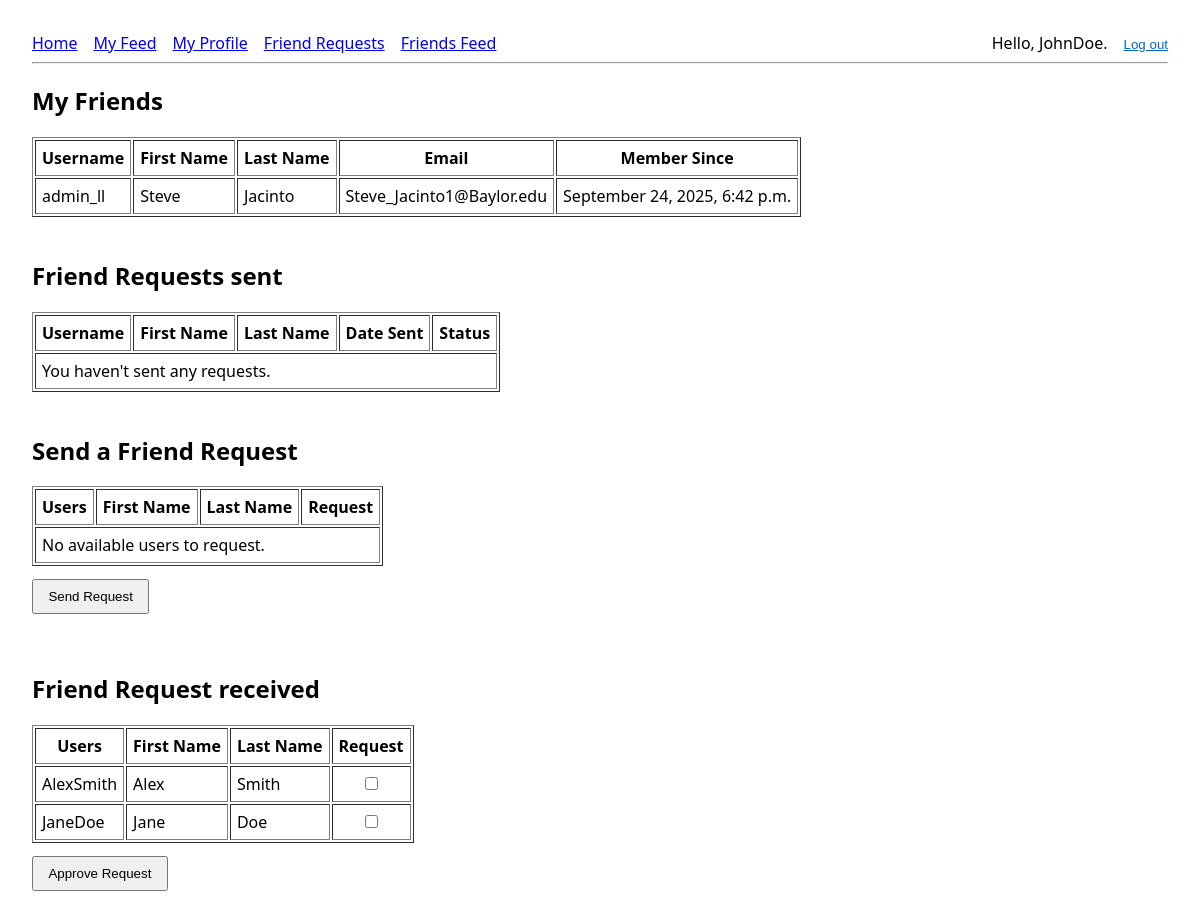
Before: /friend-requests/ (signed in) with the older database file.
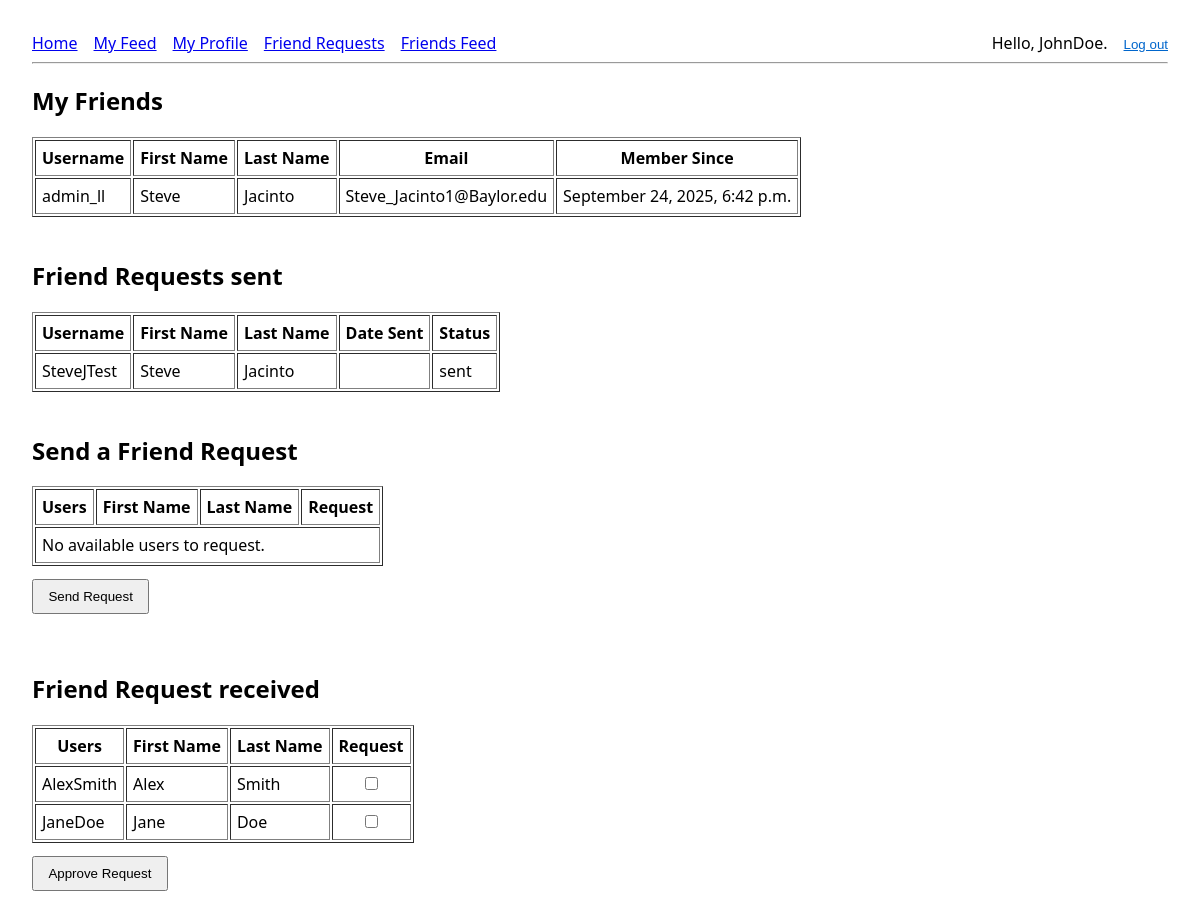
After: the same page with the newer database file.
### feed/models.py (models this page shows, shortened)
class Profile(models.Model):
    first_name = models.CharField(max_length=200, blank=True)
    last_name  = models.CharField(max_length=200, blank=True)
    email      = models.EmailField(max_length=300, blank=True)
    dob        = models.DateField(null=True, blank=True)
    bio        = models.TextField(blank=True)
    user    = models.OneToOneField(User, on_delete=models.CASCADE)
    friends = models.ManyToManyField(User, blank=True, related_name='friends')
    created = models.DateTimeField(auto_now_add=True)
    updated = models.DateTimeField(auto_now=True)

class Relationship(models.Model):
    sender   = models.ForeignKey(Profile, on_delete=models.CASCADE, related_name='sender')
    receiver = models.ForeignKey(Profile, on_delete=models.CASCADE, related_name='receiver')
    status   = models.CharField(max_length=8, choices=STATUS_CHOICES, default='sent')
    created  = models.DateTimeField(auto_now_add=True)
    updated  = models.DateTimeField(auto_now=True)

### feed/views.py (the view)
# urls.py: path("friend-requests/", views.friend_requests, name="friend_requests"),
@login_required
def friend_requests(request):
    _ensure_demo_users()
    me = Profile.objects.get(user=request.user)
    _seed_incoming_requests(me)
    accepted = (
        Relationship.objects.filter(status='accepted')
        .filter(Q(sender=me) | Q(receiver=me))
        .select_related('sender__user', 'receiver__user')
    )
    friends = [r.receiver if r.sender_id == me.id else r.sender for r in accepted]
    sent = Relationship.objects.filter(sender=me, status='sent').select_related('receiver__user')
    received = Relationship.objects.filter(receiver=me, status='sent').select_related('sender__user')
    related_ids = {me.id}
    for r in Relationship.objects.filter(Q(sender=me) | Q(receiver=me)).only('sender_id','receiver_id'):
        related_ids.add(r.sender_id); related_ids.add(r.receiver_id)
    candidates = Profile.objects.select_related('user').exclude(id__in=related_ids)
    return render(request, "feed/friend_requests.html", {
        "me": me,
        "friends": friends,
        "sent": sent,
        "received": received,
        "candidates": candidates,
    })

### feed/views.py (called while the page is built)
def _ensure_demo_users():
    for s in DEMO_USERS:
        u, created = User.objects.get_or_create(
            username=s["username"],
            defaults={"email": s["email"]}
        )
        if created:
            u.set_password("demo123!")
            u.save()
        Profile.objects.get_or_create(
            user=u,
            defaults={
                "first_name": s["first_name"],
                "last_name": s["last_name"],
                "email": s["email"],
            },
        )

def _seed_incoming_requests(me: Profile):
    demos = Profile.objects.filter(user__username__in=[d["username"] for d in DEMO_USERS]).exclude(id=me.id)
    for demo in demos:
        already = Relationship.objects.filter(
            Q(sender=demo, receiver=me) | Q(sender=me, receiver=demo)
        ).exists()
        if not already:
            Relationship.objects.create(sender=demo, receiver=me, status="sent")

### feed/templates/feed/friend_requests.html (shortened to what this page needs)
{% extends "feed/base.html" %}
{% block content %}
<h2>My Friends</h2>
<table border="1" cellpadding="6">
  <thead>
    <tr>
      <th>Username</th><th>First Name</th><th>Last Name</th><th>Email</th><th>Member Since</th>
    </tr>
  </thead>
  <tbody>
    {% if friends %}
      {% for f in friends %}
      <tr>
        <td>{{ f.user.username }}</td>
        <td>{{ f.first_name }}</td>
        <td>{{ f.last_name }}</td>
        <td>{{ f.email }}</td>
        <td>{{ f.user.date_joined|date:"F d, Y, g:i a" }}</td>
      </tr>
      {% endfor %}
    {% else %}
      <tr><td colspan="5">No friends yet.</td></tr>
    {% endif %}
  </tbody>
</table>
<br>
<h2>Friend Requests sent</h2>
<table border="1" cellpadding="6">
  <thead>
    <tr>
      <th>Username</th><th>First Name</th><th>Last Name</th><th>Date Sent</th><th>Status</th>
    </tr>
  </thead>
  <tbody>
    {% if sent %}
      {% for r in sent %}
      <tr>
        <td>{{ r.receiver.user.username }}</td>
        <td>{{ r.receiver.first_name }}</td>
        <td>{{ r.receiver.last_name }}</td>
        <td>{{ r.date_added|date:"F d, Y, g:i a" }}</td>
        <td>{{ r.status }}</td>
      </tr>
      {% endfor %}
    {% else %}
      <tr><td colspan="5">You haven't sent any requests.</td></tr>
    {% endif %}
  </tbody>
</table>
<br>
<h2>Send a Friend Request</h2>
<form method="post" action="{% url 'feed:send_request_post' %}" style="margin-bottom:1rem;">
  <table border="1" cellpadding="6">
    <thead>
      <tr><th>Users</th><th>First Name</th><th>Last Name</th><th>Request</th></tr>
    </thead>
    <tbody>
      {% if candidates %}
        {% for c in candidates %}
        <tr>
          <td>{{ c.user.username }}</td>
          <td>{{ c.first_name }}</td>
          <td>{{ c.last_name }}</td>
          <td style="text-align:center;">
            <input type="checkbox" name="selected_profiles" value="{{ c.id }}">
          </td>
        </tr>
        {% endfor %}
      {% else %}
        <tr><td colspan="4">No available users to request.</td></tr>
      {% endif %}
    </tbody>
  </table>
  <p style="margin-top:0.8rem;">
    <button type="submit" class="btn btn-outline-primary">Send Request</button>
  </p>
</form>
<br>
<h2>Friend Request received</h2>
<form method="post" action="{% url 'feed:approve_requests' %}">
  <table border="1" cellpadding="6">
    <thead>
      <tr><th>Users</th><th>First Name</th><th>Last Name</th><th>Request</th></tr>
    </thead>
    <tbody>
      {% if received %}
        {% for r in received %}
        <tr>
          <td>{{ r.sender.user.username }}</td>
          <td>{{ r.sender.first_name }}</td>
          <td>{{ r.sender.last_name }}</td>
          <td style="text-align:center;">
            <input type="checkbox" name="approve_ids" value="{{ r.id }}">
          </td>
        </tr>
        {% endfor %}
      {% else %}
        <tr><td colspan="4">No incoming requests.</td></tr>
      {% endif %}
    </tbody>
  </table>
  <p style="margin-top:0.8rem;">
    <button type="submit" class="btn btn-outline-primary">Approve Request</button>
  </p>
</form>
{% endblock %}

Changed rows visible on the page:
added Relationship: receiver.user.username "SteveJTest", receiver.first_name "Steve", receiver.last_name "Jacinto", status "sent", shown under "Friend Requests sent"
Other visible differences:
text no longer shown: "You haven't sent any requests."
